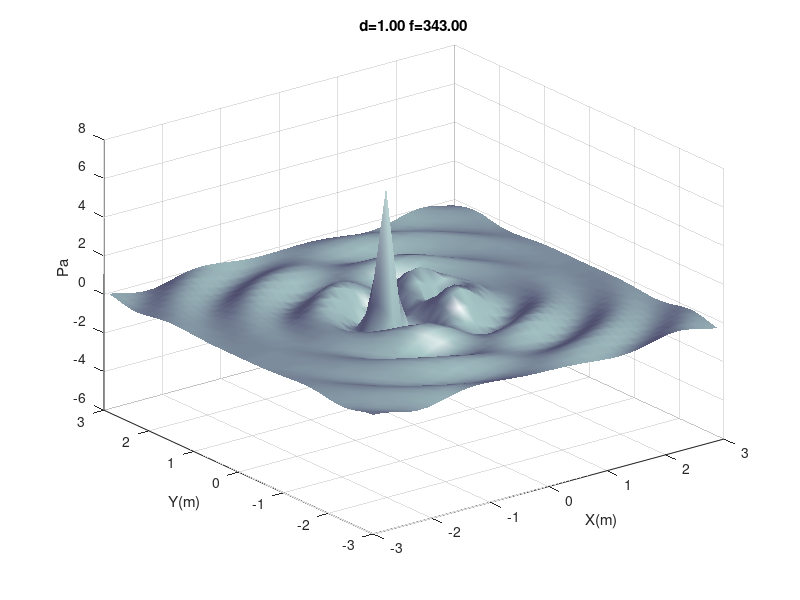

Write MATLAB code to recreate this figure. (Note: this script raises an error after producing the figure.)
% dipole pressure movie

rc=415;

%f=input('freq?');
f=171.5;
f=343;
%d=input('d?');
d=1;

titbuf=sprintf('d=%.2f f=%.2f',d,f);

r0=.0127;	% 1" approx diameter sources
d0=.0005;	% 1mm p-p displacement
u0=2*pi*f*d0;	% surface velocity at given f

k=2*pi*f/343;
kd=k*d;
j=sqrt(-1);

Q=4*pi*(r0^2)*u0*(1-sin(kd)/kd);	% dipole pressure coupling

max=3;		% grid range and spacing
step=.155;

[X,Y]=meshgrid(-max:step:max,-max:step:max);

% source 1 at < -.5d, 0 > source 2 at < +.5d, 0 >

R1=sqrt((X+.5*d*ones(size(X))).^2+Y.^2+1.e-10);		% ranges to field points from 1
R2=sqrt((X-.5*d*ones(size(X))).^2+Y.^2+1.e-10);		% ranges to field points from 2

figure(1);
colormap(bone);

nframes=64;
fs=nframes*f;
T=1/fs;

% initial pressure calculation

P1 =j.*k.*rc.*Q.*exp(-j.*k.*R1)./(4.*pi.*R1);
P2 =-j.*k.*rc.*Q.*exp(-j.*k.*R2)./(4.*pi.*R2);
P = P1 + P2;
surfl(X,Y,imag(P));
shading interp;
zlabel('Pa');
xlabel('X(m)');
ylabel('Y(m)');
title(titbuf);
lim = axis;
M=moviein(nframes);

for n=1:nframes,

  % pressure calculation
  P1 =j.*k.*rc.*Q.*exp(-j.*k.*R1).*exp(j*2*pi*f*n*T)./(4.*pi.*R1);
  P2 =-j.*k.*rc.*Q.*exp(-j.*k.*R2).*exp(j*2*pi*f*n*T)./(4.*pi.*R2);
  P = P1 + P2;
  surfl(X,Y,imag(P));
  shading interp;
  zlabel('Pa');
  xlabel('X(m)');
  ylabel('Y(m)');
  title(titbuf);
  axis(lim);
  M(:,n)=getframe;

end
movie(M,300);
	
